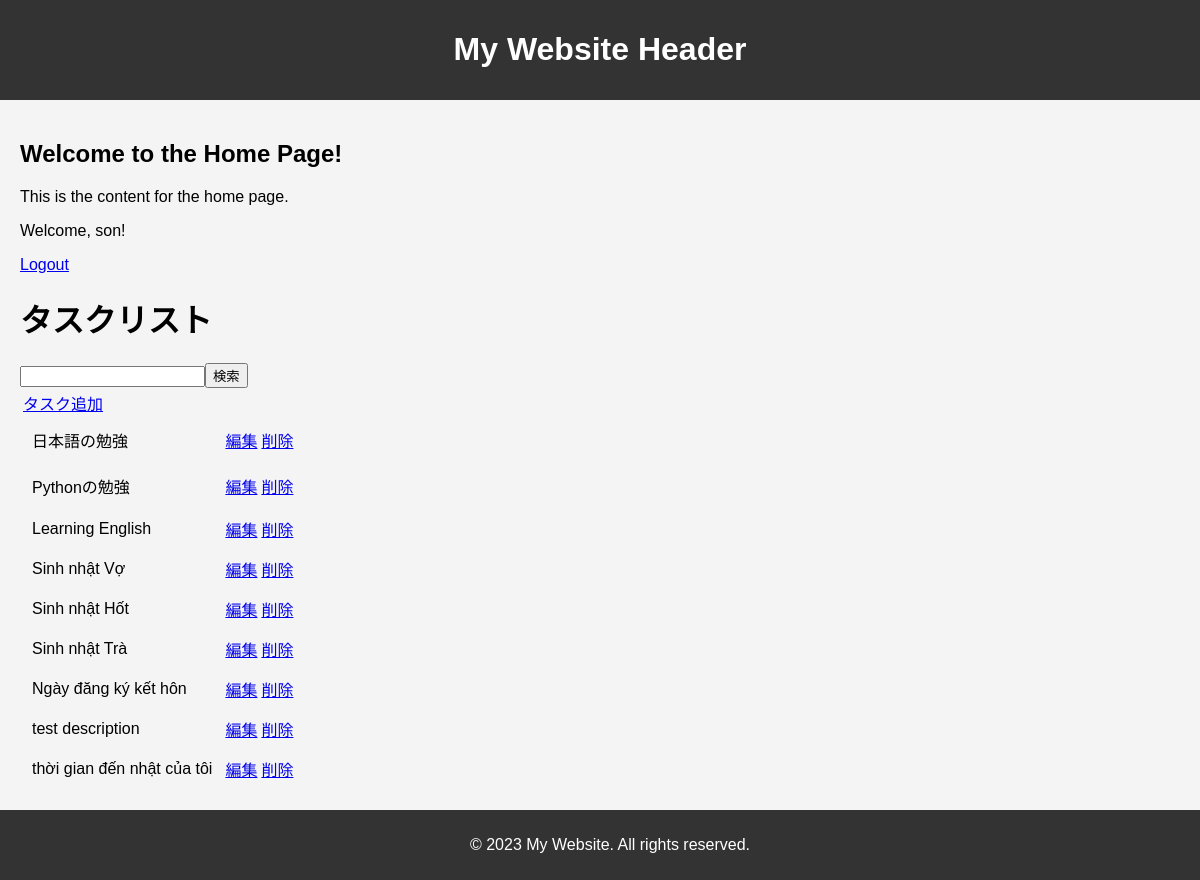
The app's page / (signed in) with its own data.
### todoapp/models.py (models this page shows, shortened)
class Task(models.Model):
    user = models.ForeignKey(User, on_delete=models.CASCADE, null=True , blank=True)
    title = models.CharField(max_length=200)
    description = models.TextField(null=True, blank=True)
    completed = models.BooleanField(default=False)
    createdDate = models.DateField(auto_now_add=True)
    class Meta:
        ordering = ["completed"]

### todoapp/views.py (the view)
# urls.py: path('', views.TaskList.as_view(), name="tasks"),
class TaskList(LoginRequiredMixin,ListView):
    model = Task
    context_object_name = 'TaskList'  # Name of the variable to use in the template
    paginate_by = 10  # Number of objects to display per page
    @csrf_exempt
    def get_context_data(self, **kwargs):
        context = super().get_context_data(**kwargs)
        input_search_value = self.request.GET.get("search")
        filtered_data = Task.objects.filter(user = self.request.user)
        if input_search_value:
            filtered_data = filtered_data.filter(title__icontains = input_search_value)
        context['TaskList'] = filtered_data
        if input_search_value is not None:
            context['search'] = input_search_value
        else:
            context["search"] = ""
        return context

### todoapp/templates/todoapp/task_list.html (shortened to what this page needs)
{% extends 'todoapp/base.html' %}
{% block content %}
<h2>Welcome to the Home Page!</h2>
<p>This is the content for the home page.</p>
<div class="TaskList-html">
    <div class="LoginAndLogout">
        {% if user.is_authenticated %}
        Welcome, {{ user.username }}!
        <p><a href="{% url 'logout' %}">Logout</a></p>
        {% else %}
        <p><a href="{% url 'login' %}">Login</a></p>
        {% endif %}
    </div>
    <table>
        <h1>タスクリスト</h1>
        <h1><td><a href="{% url 'task_create' %}">タスク追加</a></td></h1>
        <form action="" method="get">
            <input type="text" name="search" value="{{ search }}" >
            <input type="submit" name="" value="検索">
        </form>
        {% for task in TaskList %}
            <tr >
                <td style="padding: 10px;">{{ task.title }}</td>
                <td><a href="{% url 'task_edit' task.id %}">編集</a></td>
                <td><a href="{% url 'task_delete' task.id %}">削除</a></td>
            </tr>
        {% endfor %}
    </table>
</div>
{% endblock %}

### todoapp/templates/todoapp/base.html (shortened to what this page needs)
<!DOCTYPE html>
<html lang="en">
<head>
    {% load static %}
    <link rel="stylesheet" href="{% static 'css/base.css' %}">
</head>
<body>
    <header>
        <h1>{% block header %}My Website Header{% endblock header %}</h1>
    </header>
    <main>
        {% block content %}{% endblock content %}
    </main>
    <footer>
        <p>&copy; 2023 My Website. All rights reserved.</p>
    </footer>
</body>
</html>

### todoapp/static/css/base.css (style rules this page uses)
body { font-family: 'Noto Sans JP', sans-serif; margin: 0; padding: 0; background-color: #f4f4f4; }
header { background-color: #333; color: #fff; padding: 10px; text-align: center; }
main { padding: 20px; }
footer { background-color: #333; color: #fff; text-align: center; padding: 10px; position: auto; bottom: 0; width: 100%; }

### records on screen
Task: title "日本語の勉強"
Task: title "Pythonの勉強"
Task: title "Learning English"
Task: title "Sinh nhật Vợ"
Task: title "Sinh nhật Hốt"
Task: title "Sinh nhật Trà"
Task: title "Ngày đăng ký kết hôn"
Task: title "test description"
Task: title "thời gian đến nhật của tôi"

### other values on screen
{{ user.username }} "son"
